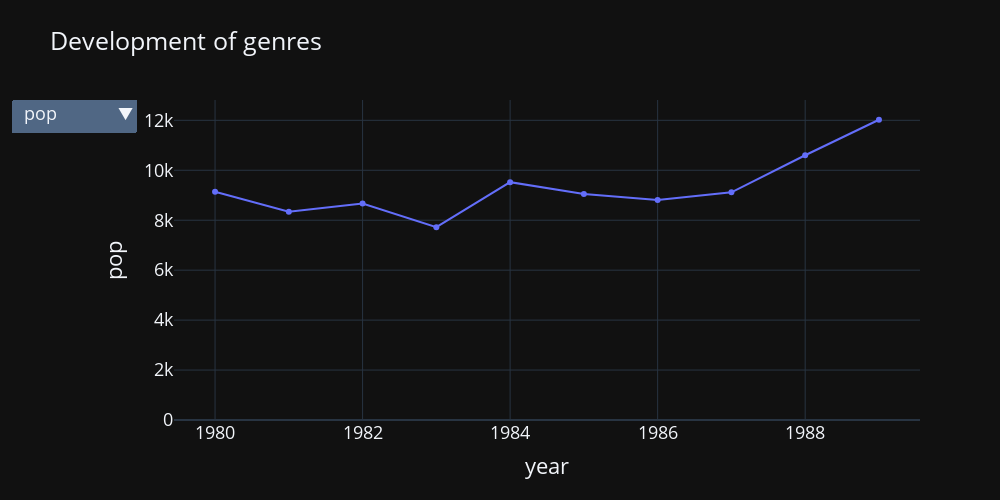

The cell this chart's notebook holds for it:
### Code cell
# Create the initial scatter plot
fig = go.Figure()

fig.add_trace(go.Scatter(
    x=dev_genres_df['year'],
    y=dev_genres_df['pop'],
    #mode='markers',
    name='Pop'
))

# Create the dropdown menu
dropdown_menu = go.layout.Updatemenu(
    buttons=list([
        dict(
            args=[
                {'y': [dev_genres_df[option]]}, 
                {'yaxis': {
                    'title': option.capitalize(),
                    'rangemode':'tozero'
                }}
            ],
            label=option,
            method='update'
        )
        for option in features
    ]),
    direction='down',
    showactive=True,
)

# Update the layout with dropdown menu and initial y-axis title
fig.update_layout(
    font_size=FONT_SIZE,
    height = FIG_HEIGHT,
    width = FIG_WIDTH,
    updatemenus=[dropdown_menu],
    yaxis_title='pop',
    xaxis_title='year',
    title='Development of genres',
    template='plotly_dark',
    yaxis_rangemode='tozero'
)

fig.show()

### Figure 1 — Plotly figure (JSON) as saved in the notebook; plotly's stock layout.template omitted (floating-point values rounded to 4 significant figures)
{"data": [{"name": "Pop", "type": "scatter", "x": [1980, 1981, 1982, 1983, 1984, 1985, 1986, 1987, 1988, 1989], "y": [9140, 8338, 8666, 7722, 9524, 9051, 8811, 9118, 10602, 12023]}], "layout": {"font": {"size": 18}, "height": 500, "title": {"text": "Development of genres"}, "updatemenus": [{"buttons": [{"args": [{"y": [[9140, 8338, 8666, 7722, 9524, 9051, 8811, 9118, 10602, 12023]]}, {"yaxis": {"rangemode": "tozero", "title": "Pop"}}], "label": "pop", "method": "update"}, {"args": [{"y": [[6667, 6662, 7031, 6826, 6970, 7210, 7274, 8672, 8696, 9724]]}, {"yaxis": {"rangemode": "tozero", "title": "Rock"}}], "label": "rock", "method": "update"}, {"args": [{"y": [[2003, 2200, 2271, 2165, 2135, 2017, 2056, 2010, 2395, 2340]]}, {"yaxis": {"rangemode": "tozero", "title": "Punk"}}], "label": "punk", "method": "update"}, {"args": [{"y": [[694, 686, 735, 1004, 1399, 1431, 1598, 2097, 2081, 2338]]}, {"yaxis": {"rangemode": "tozero", "title": "Metal"}}], "label": "metal", "method": "update"}, {"args": [{"y": [[1340, 1421, 1818, 1133, 982, 1203, 1240, 1414, 1466, 1459]]}, {"yaxis": {"rangemode": "tozero", "title": "Country"}}], "label": "country", "method": "update"}, {"args": [{"y": [[885, 805, 1001, 1010, 1099, 1001, 1036, 1288, 1103, 1149]]}, {"yaxis": {"rangemode": "tozero", "title": "Hard-rock"}}], "label": "hard-rock", "method": "update"}, {"args": [{"y": [[584, 611, 807, 695, 823, 815, 1080, 1292, 1714, 1793]]}, {"yaxis": {"rangemode": "tozero", "title": "German"}}], "label": "german", "method": "update"}, {"args": [{"y": [[907, 920, 807, 838, 878, 755, 853, 905, 926, 1005]]}, {"yaxis": {"rangemode": "tozero", "title": "Punk-rock"}}], "label": "punk-rock", "method": "update"}, {"args": [{"y": [[1263, 1086, 1170, 1127, 766, 798, 603, 583, 618, 636]]}, {"yaxis": {"rangemode": "tozero", "title": "Disco"}}], "label": "disco", "method": "update"}, {"args": [{"y": [[933, 806, 774, 710, 711, 458, 638, 816, 1059, 1475]]}, {"yaxis": {"rangemode": "tozero", "title": "Blues"}}], "label": "blues", "method": "update"}], "direction": "down", "showactive": true}], "width": 1000, "xaxis": {"title": {"text": "year"}}, "yaxis": {"rangemode": "tozero", "title": {"text": "pop"}}}}
